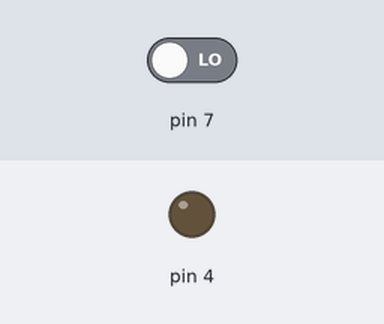
Bench run of a sketch on a simulated Arduino Uno, built with avr-gcc and run on an emulated ATmega328P. On the bench: output pins drawn as LEDs (lit = HIGH). The test bench sets the inputs (shaded band); at power-on: pin 7 LOW.

Above: at 1.2 s.
1.3 s: pin 7 driven HIGH
At 2.5 s:
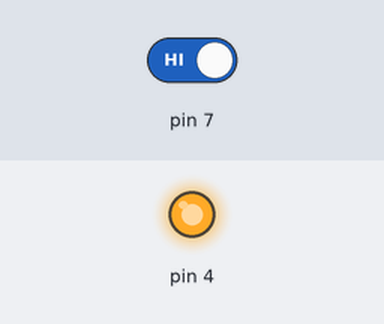
2.8 s: pin 7 driven LOW
At 3.7 s:
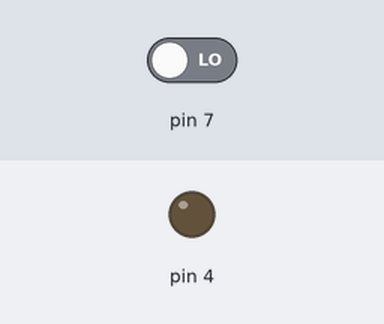
Timing chart, 0 to 5.8 s (numbered marks = the images above; inputs shaded):
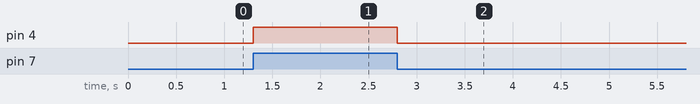

Measured:
- after the input at 1.3 s, pin 4: LOW → HIGH at once
- after the input at 2.8 s, pin 4: HIGH → LOW at once

The sketch:

PIRSensorTest.ino
```cpp
int val = 0;
int pirState = LOW;
void setup() {
  // put your setup code here, to run once:
pinMode(7, INPUT);
pinMode(4, OUTPUT);

}

void loop() {
  // put your main code here, to run repeatedly:
val = digitalRead(7);
if (val == HIGH) {
  digitalWrite(4, HIGH);
  if (pirState == LOW) {
    pirState = HIGH;
  }

} else {
  digitalWrite(4, LOW);
  if (pirState == HIGH) {
    pirState = LOW;
  }
}
}
```
